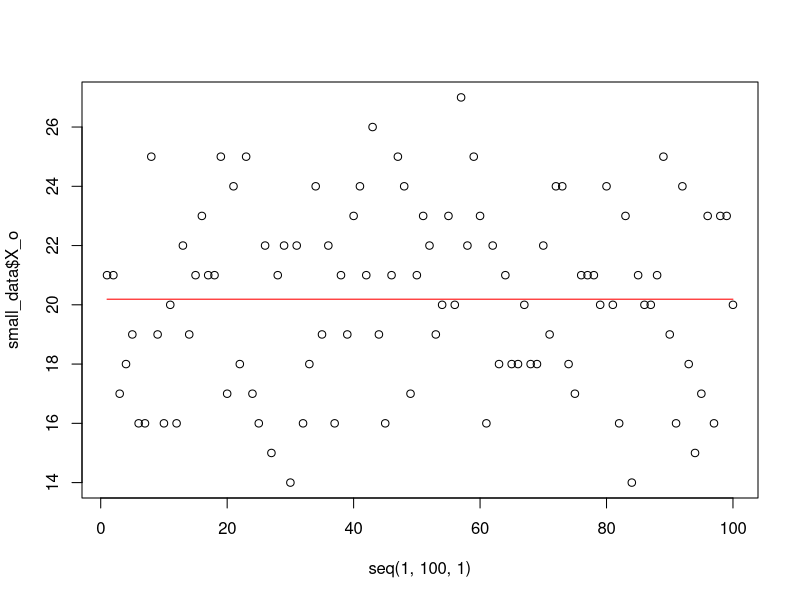

This chart was generated by the following R code:
## ---- chunk 1
options(scipen = 20)
set.seed(40)
source_data <- data.frame(X_true = rep(20, 10000), X_error = rnorm(10000, mean = 0, sd = 3)) 
my_data <- data.frame(X_o = round(source_data$X_true + source_data$X_error))
small_data <- head(my_data, 100)
## ---- chunk 2
head(small_data, 10)
nrow(small_data)
## ---- chunk 3
X_o_sr <- mean(small_data$X_o)
X_o_sr
## ---- chunk 4
small_data$X_o_odch <- small_data$X_o - X_o_sr
head(small_data, 10)
sum(small_data$X_o_odch)
mean(small_data$X_o_odch)
## ---- chunk 5
plot(seq(1, 100, 1), small_data$X_o)
lines(seq(1, 100, 1), rep(mean(small_data$X_o), 100), col = "red")
## ---- chunk 6
small_data$X_o_odch_kwadrat <- small_data$X_o_odch^2
head(small_data, 20)
## ---- chunk 7
sum(small_data$X_o_odch_kwadrat)
## ---- chunk 8
sum(small_data$X_o_odch^2)/(length(small_data$X_o_odch) - 1)
## ---- chunk 9
sqrt(sum(small_data$X_o_odch^2)/(length(small_data$X_o_odch) - 1))
sd(small_data$X_o_odch)
